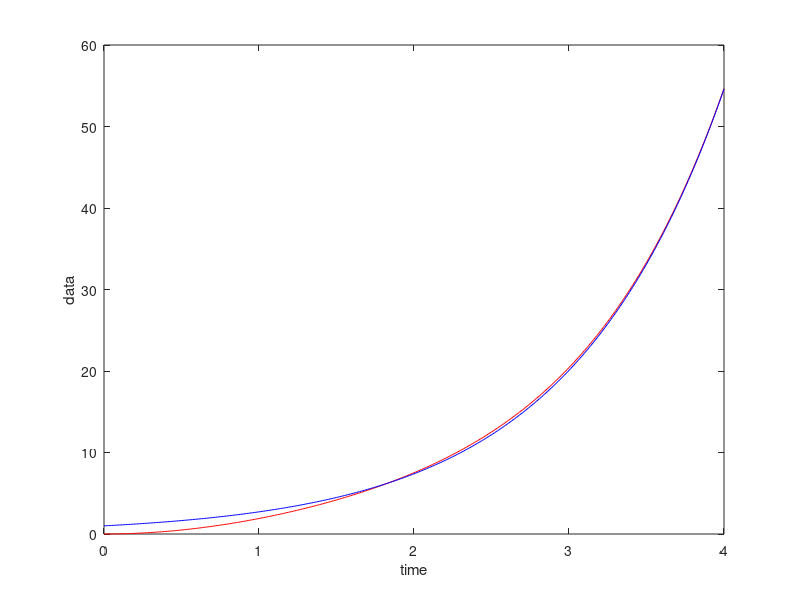

This figure's MATLAB source:
%This is the 2 hw for control system
%design a system
%editor: Wang Bo An

clear all;
k = 4;
Cs = zpk([],[1],k);
Gp = zpk([],[-2],1);
CsGp = series(Cs,Gp);
sys_continuous = feedback(CsGp,1);
pole_continuous = pole(sys_continuous);
tf = 4;
t = 0:0.01:tf;
input = exp(t);
output = lsim(sys_continuous,input,t);
plot(t,output,'r');
hold on
plot(t,input,'b');
xlabel('time');ylabel('data')